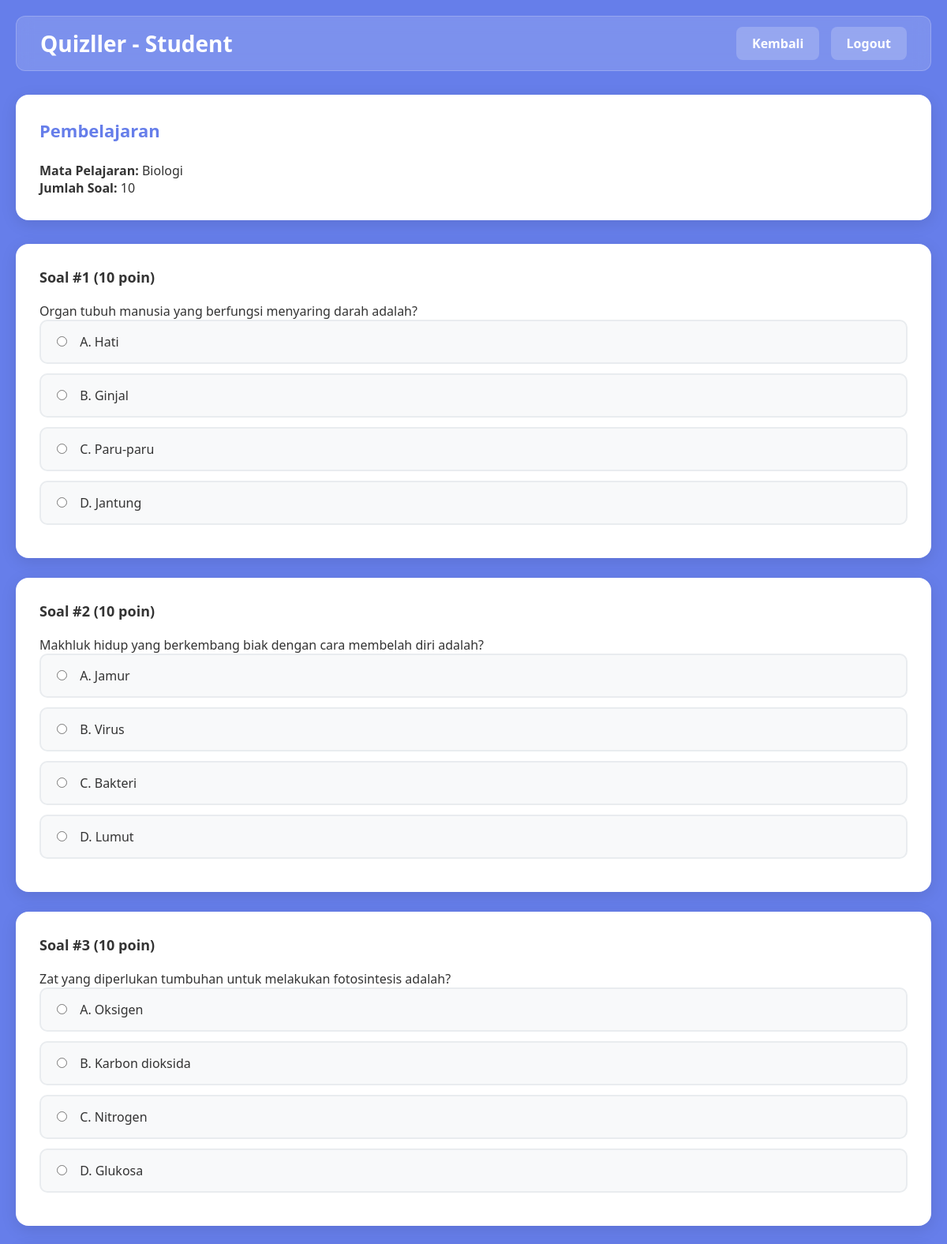
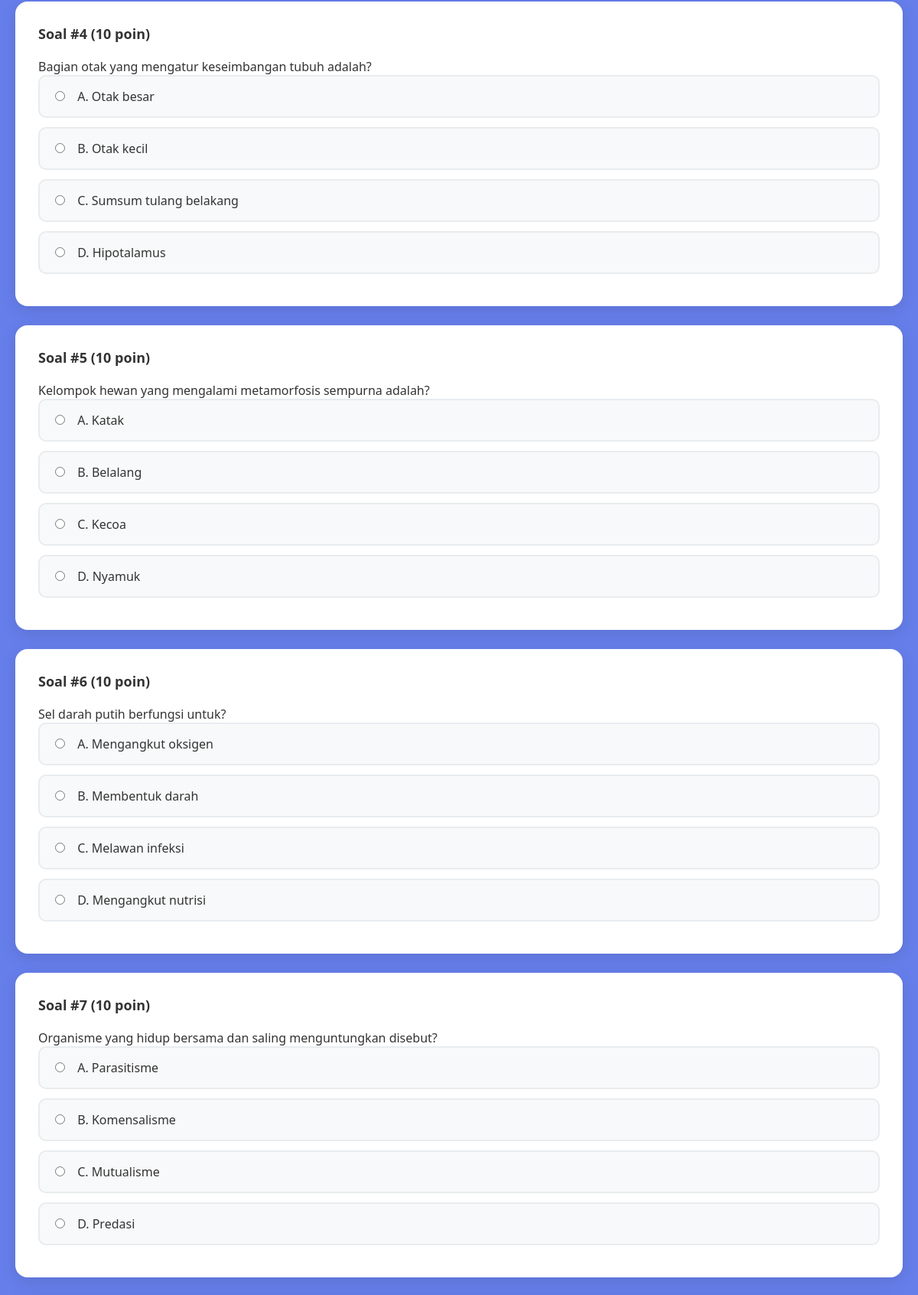
/student/take-quiz.php?test_id=2 (signed in, upper part), run on the app's committed database (2 pictures, top to bottom).
### tables this page shows
CREATE TABLE tests (
        id INTEGER PRIMARY KEY AUTOINCREMENT,
        teacher_id INTEGER NOT NULL,
        name VARCHAR(255) NOT NULL,
        date DATE NOT NULL,
        status_id INTEGER NOT NULL,
        subject VARCHAR(255) NOT NULL,
        total_questions INTEGER NOT NULL DEFAULT 0,
        class_id INTEGER NOT NULL,
        FOREIGN KEY (teacher_id) REFERENCES teachers(id),
        FOREIGN KEY (status_id) REFERENCES status(id),
        FOREIGN KEY (class_id) REFERENCES classes(id)
    );

CREATE TABLE questions (
        id INTEGER PRIMARY KEY AUTOINCREMENT,
        title VARCHAR(500) NOT NULL,
        optionA VARCHAR(255) NOT NULL,
        optionB VARCHAR(255) NOT NULL,
        optionC VARCHAR(255) NOT NULL,
        optionD VARCHAR(255) NOT NULL,
        correctAns VARCHAR(1) NOT NULL,
        score INTEGER NOT NULL
    );

### student/take-quiz.php (the view, shortened to what this page needs)
<?php
$test_id = isset($_GET['test_id']) ? (int)$_GET['test_id'] : 0;
$conn = getDBConnection();
$stmt = $conn->prepare("SELECT * FROM tests WHERE id = ?");
$stmt->execute([$test_id]);
$test = $stmt->fetch(PDO::FETCH_ASSOC);
$stmt = $conn->prepare("SELECT q.* FROM questions q
                        JOIN question_test_mapping qtm ON q.id = qtm.question_id
                        WHERE qtm.test_id = ?
                        ORDER BY q.id");
$stmt->execute([$test_id]);
$questions = $stmt->fetchAll(PDO::FETCH_ASSOC);
?>
<!DOCTYPE html>
<html lang="id">
<head>
    <link rel="stylesheet" href="../assets/css/style.css">
</head>
<body>
    <div class="container">
        <div class="navbar">
            <h1>Quizller - Student</h1>
            <div>
                <a href="dashboard.php" style="margin-right: 10px;">Kembali</a>
                <a href="../logout.php">Logout</a>
            </div>
        </div>
        <div class="card">
            <h3><?php echo htmlspecialchars($test['name']); ?></h3>
            <p><strong>Mata Pelajaran:</strong> <?php echo htmlspecialchars($test['subject']); ?></p>
            <p><strong>Jumlah Soal:</strong> <?php echo count($questions); ?></p>
        </div>
        <form method="POST" onsubmit="return confirm('Yakin ingin submit jawaban? Pastikan semua soal sudah dijawab.');">
            <?php $no = 1; foreach ($questions as $question): ?>
                <div class="quiz-question">
                    <h4>Soal #<?php echo $no++; ?> (<?php echo $question['score']; ?> poin)</h4>
                    <p><?php echo htmlspecialchars($question['title']); ?></p>
                    <label class="quiz-option">
                        <input type="radio" name="answers[<?php echo $question['id']; ?>]" value="a" required>
                        A. <?php echo htmlspecialchars($question['optionA']); ?>
                    </label>
                    <label class="quiz-option">
                        <input type="radio" name="answers[<?php echo $question['id']; ?>]" value="b" required>
                        B. <?php echo htmlspecialchars($question['optionB']); ?>
                    </label>
                    <label class="quiz-option">
                        <input type="radio" name="answers[<?php echo $question['id']; ?>]" value="c" required>
                        C. <?php echo htmlspecialchars($question['optionC']); ?>
                    </label>
                    <label class="quiz-option">
                        <input type="radio" name="answers[<?php echo $question['id']; ?>]" value="d" required>
                        D. <?php echo htmlspecialchars($question['optionD']); ?>
                    </label>
                </div>
            <?php endforeach; ?>
        </form>
    </div>
</body>
</html>

### assets/css/style.css (style rules this page uses)
* { margin: 0; padding: 0; box-sizing: border-box; }
body { font-family: 'Segoe UI', Tahoma, Geneva, Verdana, sans-serif; background-color: #667eea; min-height: 100vh; color: #333; }
.container { max-width: 1200px; margin: 0 auto; padding: 20px; }
.navbar { background-color: rgba(255, 255, 255, 0.15); backdrop-filter: blur(10px); padding: 15px 30px; border-radius: 12px; margin-bottom: 30px; display: flex; justify-content: space-between; align-items: center; border: 1px solid rgba(255, 255, 255, 0.2); }
.navbar h1 { color: white; font-size: 28px; font-weight: 700; margin: 0; }
.navbar a { color: white; text-decoration: none; padding: 10px 20px; background-color: rgba(255, 255, 255, 0.2); border-radius: 8px; transition: all 0.3s; font-weight: 600; }
.card { background-color: white; padding: 30px; border-radius: 16px; box-shadow: 0 5px 20px rgba(0, 0, 0, 0.1); margin-bottom: 30px; }
.card h3 { color: #667eea; margin-bottom: 25px; font-size: 22px; font-weight: 700; }
.quiz-question { background: white; padding: 30px; border-radius: 16px; margin-bottom: 25px; box-shadow: 0 5px 20px rgba(0, 0, 0, 0.1); }
.quiz-question h4 { color: #333; margin-bottom: 20px; font-size: 18px; }
.quiz-option { display: block; padding: 15px 20px; margin-bottom: 12px; background-color: #f8f9fa; border: 2px solid #e9ecef; border-radius: 10px; cursor: pointer; transition: all 0.2s; font-weight: 500; }
.quiz-option input[type="radio"] { margin-right: 12px; }

### data on the page
tests: name "Pembelajaran", subject "Biologi"
questions: score "10", title "Organ tubuh manusia yang berfungsi menyaring darah adalah?", optionA "Hati", optionB "Ginjal", optionC "Paru-paru", optionD "Jantung"
questions: score "10", title "Makhluk hidup yang berkembang biak dengan cara membelah diri adalah?", optionA "Jamur", optionB "Virus", optionC "Bakteri", optionD "Lumut"
questions: score "10", title "Zat yang diperlukan tumbuhan untuk melakukan fotosintesis adalah?", optionA "Oksigen", optionB "Karbon dioksida", optionC "Nitrogen", optionD "Glukosa"
questions: score "10", title "Bagian otak yang mengatur keseimbangan tubuh adalah?", optionA "Otak besar", optionB "Otak kecil", optionC "Sumsum tulang belakang", optionD "Hipotalamus"
questions: score "10", title "Kelompok hewan yang mengalami metamorfosis sempurna adalah?", optionA "Katak", optionB "Belalang", optionC "Kecoa", optionD "Nyamuk"
questions: score "10", title "Sel darah putih berfungsi untuk?", optionA "Mengangkut oksigen", optionB "Membentuk darah", optionC "Melawan infeksi", optionD "Mengangkut nutrisi"
questions: score "10", title "Organisme yang hidup bersama dan saling menguntungkan disebut?", optionA "Parasitisme", optionB "Komensalisme", optionC "Mutualisme", optionD "Predasi"

### other printed values
count($questions) "10"
